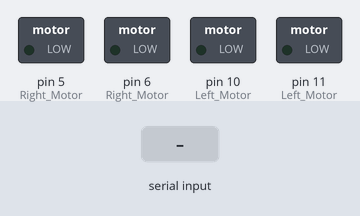
A sketch run on a simulated Arduino Uno, built with avr-gcc and run on an emulated ATmega328P. Parts: switched loads named in the sketch (green lamp = pin HIGH). The test bench sets the inputs (shaded band).

Above: at 1.2 s.
1.3 s: "a\n" received over the second serial link
At 2.0 s:
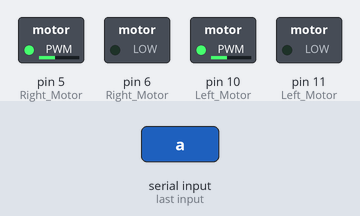
2.8 s: "c\n" received over the second serial link
At 3.1 s:
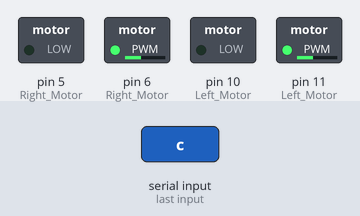
4.3 s: "d\n" received over the second serial link
At 5.3 s:
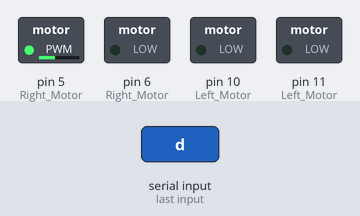
5.8 s: "e\n" received over the second serial link
At 6.5 s:
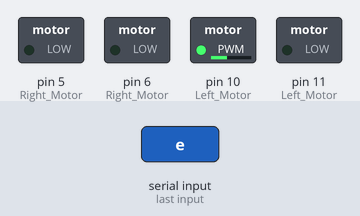
7.3 s: "f\n" received over the second serial link
At 7.8 s:
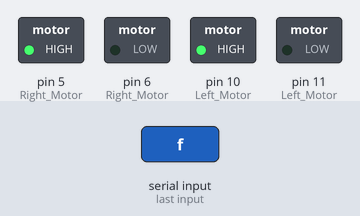
Timing chart, 0 to 9.8 s (numbered marks = the images above; inputs shaded):
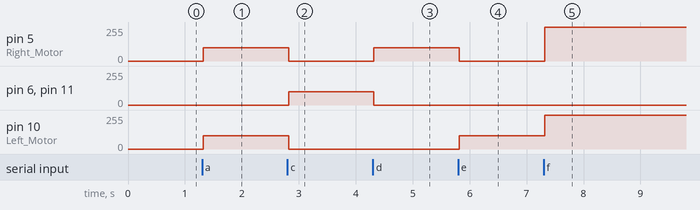

The sketch:

Bluetooth_HC_06.ino
```cpp
#include <SoftwareSerial.h>
SoftwareSerial BlueTooth(3, 9); // (TXD, RXD) of HC-06

char BT_input; // to store input character received via BT.

void setup()
{
  pinMode(5,OUTPUT);              // Right Motor
  pinMode(6,OUTPUT);              // Right Motor
  pinMode(10,OUTPUT);             // Left Motor
  pinMode(11,OUTPUT);             // Left Motor
  BlueTooth.begin(9600);
}

void loop()
{
  if (BlueTooth.available())
  {
    BT_input = (BlueTooth.read());
    if (BT_input=='a')                       // Move Forward
    {
      BlueTooth.println("\n");
      BlueTooth.println("Moving Forward");
      analogWrite(5,100);
      analogWrite(6,0);
      analogWrite(10,100);
      analogWrite(11,0);
    }

    if (BT_input=='b')                          // Not Moving
    {
      BlueTooth.println("\n");
      BlueTooth.println("Not Moving");
      analogWrite(5,0);
      analogWrite(6,0);
      analogWrite(10,0);
      analogWrite(11,0);
    }

     if (BT_input=='c')              // Moving Backwards
    {
      BlueTooth.println("\n");
      BlueTooth.println("Moving Backward");
      analogWrite(5,0);
      analogWrite(6,100);
      analogWrite(10,0);
      analogWrite(11,100);
    }

    if (BT_input=='d')                 // Moving Left
    {
      BlueTooth.println("\n");
      BlueTooth.println("Moving Left");
      analogWrite(5,100);
      analogWrite(6,0);
      analogWrite(10,0);
      analogWrite(11,0);
    }

    if (BT_input=='e')                 // Moving Right
    {
      BlueTooth.println("\n");
      BlueTooth.println("Moving Right");
      analogWrite(5,0);
      analogWrite(6,0);
      analogWrite(10,100);
      analogWrite(11,0);
    }

    if (BT_input=='f')                   // Moving in Full Speed
    {
      BlueTooth.println("\n");
      BlueTooth.println("Moving Full speed");
      analogWrite(5,255);
      analogWrite(6,0);
      analogWrite(10,255);
      analogWrite(11,0);
    }
  }
}
```

Measured:
- after the input at 1.3 s, pin 5 (Right_Motor), pin 10 (Left_Motor): 0/255 → 100/255 at once
- after the input at 2.8 s, pin 5 (Right_Motor), pin 10 (Left_Motor): 100/255 → 0/255 at once; pin 6 (Right_Motor), pin 11 (Left_Motor): 0/255 → 100/255 at once
- after the input at 4.3 s, pin 5 (Right_Motor): 0/255 → 100/255 at once; pin 6 (Right_Motor), pin 11 (Left_Motor): 100/255 → 0/255 at once
- after the input at 5.8 s, pin 5 (Right_Motor): 100/255 → 0/255 at once; pin 10 (Left_Motor): 0/255 → 100/255 at once
- after the input at 7.3 s, pin 5 (Right_Motor): 0/255 → 255/255 at once; pin 10 (Left_Motor): 100/255 → 255/255 at once
